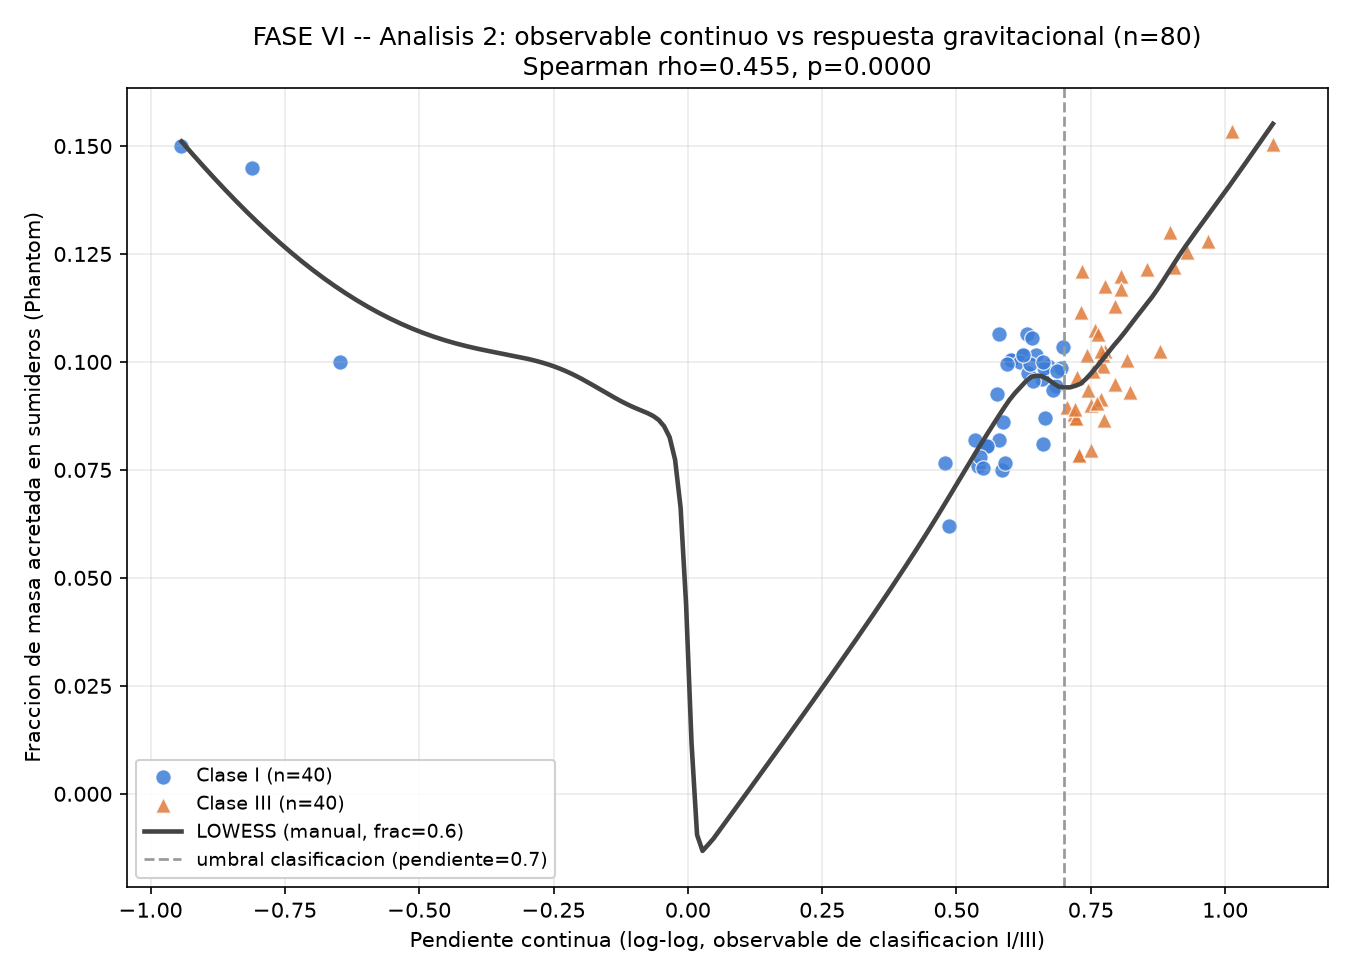

Here is the Python script that generated this plot:
"""
cs090_fase6_observable_continuo.py -- FASE VI, Analisis 2: observable continuo sin clases (F6-01).

Pregunta que responde este script: en vez de "es Clase I o Clase III" (un corte binario en pendiente=0.7),
la PENDIENTE CONTINUA (el numero real log(diam)-vs-log(N) del que depende la clasificacion) predice de
forma monotona la fraccion de masa acretada en Phantom?

PASO 1 -- JOIN VERIFICADO (la parte critica, documentada con cuidado porque esta linea de trabajo tuvo
al menos un bug real de colision de nombres de regla entre lotes -- ver
FASE5B_investigacion_8sumideros_y_escala_CS.md, seccion 2.1):

  Las 80 filas de cs090_fase5b_TOTAL_40pares.csv vienen de 4 "lotes" de origen distintos, cada uno con su
  propio CSV de reglas clasificadas (que SI tiene la columna 'pendiente'):
    - cs090_fase5_profundizar_a2b0c2_resumen.csv (seccion origen=='nueva_profundizar' unicamente -- la
      seccion 'original_barrido180' no tiene seed y no se usa para el join)
    - cs090_fase5b_candidatas_v2.csv
    - cs090_fase5b_candidatas_v3.csv
    - cs090_fase5b_candidatas_v4.csv

  Se verifico primero (ver salida de consola) que estos 4 CSVs, combinados, tienen 430 filas con 430
  SEEDS UNICOS -- CERO colisiones de seed entre lotes (el seed_base de cada lote esta separado por >90000
  del anterior, tal como documenta cada informe de Fase V-B). Por eso el JOIN SE HACE POR SEED, no por
  rule_id: el rule_id es justamente lo que colisiono en el bug documentado (dos reglas fisicamente
  distintas compartieron el mismo nombre 'A2-B0-C2-r2' etc. en un momento de la linea de trabajo), pero
  el seed nunca colisiono.

  Para cada una de las 80 filas de cs090_fase5b_TOTAL_40pares.csv:
    1. buscar su 'seed' en la tabla maestra combinada (430 filas de los 4 CSVs de origen).
    2. si el seed no aparece: fila invalida, razon='seed no encontrado en ningun CSV de origen'.
    3. si aparece: comparar K, kcap y clase de la fila de origen contra K, kcap y clase que YA estan en
       cs090_fase5b_TOTAL_40pares.csv para esa fila. Los TRES deben coincidir exactamente.
    4. si algo no coincide: fila invalida, razon describe que campo no calzo (no se adivina, se excluye).
    5. si todo coincide: fila valida, se le asigna la 'pendiente' del CSV de origen.

PASO 2 -- con las filas validas (idealmente las 80, se documenta cuantas quedaron fuera y por que):
  - Spearman (pendiente vs fraccion_masa_en_sumideros) y (pendiente vs kappa_v_agregado), sobre las 80 (o
    N validas) filas INDIVIDUALES, no sobre diferencias de pares.
  - Regresion polinomial grado 1 y grado 2 (numpy.polyfit) para ver si aparece curvatura relevante.
  - LOWESS (implementacion manual liviana, sin dependencia de statsmodels que no esta instalado en este
    entorno -- kernel tricubico local, span configurable) como suavizado no parametrico adicional.
  - Grafico pendiente (x) vs fraccion_masa_en_sumideros (y), coloreado por clase ORIGINAL (I/III), con
    linea vertical en el umbral de clasificacion (pendiente=0.7) y la curva LOWESS superpuesta.
  - Nota metodologica honesta: se reporta el rango de pendientes efectivamente cubierto por los 80 (o N
    validas) puntos, y si hay o no puntos cerca del umbral 0.7 (la pregunta "que tan bien cubierto esta
    el rango intermedio" es tan importante como el numero de Spearman).

No modifica ningun script/CSV existente (solo lectura). No corre Phantom. No declara cierre ni veredicto.
"""
import numpy as np
import pandas as pd
from scipy import stats
import matplotlib
matplotlib.use("Agg")
import matplotlib.pyplot as plt

BASE = "/Users/alexis/Desktop/RMD/Cosmolab/Cosmogenesis"
RUTA_TOTAL = f"{BASE}/cs090_fase5b_TOTAL_40pares.csv"
UMBRAL_CLASIFICACION = 0.7


def cargar_tabla_maestra():
    """Combina las 4 fuentes con columna 'pendiente', clave = seed (int). Verifica cero colisiones."""
    prof = pd.read_csv(f"{BASE}/cs090_fase5_profundizar_a2b0c2_resumen.csv")
    prof = prof[prof["origen"] == "nueva_profundizar"].copy()
    prof["seed"] = prof["seed"].astype(int)
    prof["fuente"] = "cs090_fase5_profundizar_a2b0c2_resumen.csv (nueva_profundizar)"

    v2 = pd.read_csv(f"{BASE}/cs090_fase5b_candidatas_v2.csv")
    v2["fuente"] = "cs090_fase5b_candidatas_v2.csv"
    v3 = pd.read_csv(f"{BASE}/cs090_fase5b_candidatas_v3.csv")
    v3["fuente"] = "cs090_fase5b_candidatas_v3.csv"
    v4 = pd.read_csv(f"{BASE}/cs090_fase5b_candidatas_v4.csv")
    v4["fuente"] = "cs090_fase5b_candidatas_v4.csv"

    cols = ["seed", "rule_id", "clase", "K", "kcap", "pendiente", "fuente"]
    maestra = pd.concat([prof[cols], v2[cols], v3[cols], v4[cols]], ignore_index=True)

    dup = maestra["seed"][maestra["seed"].duplicated()]
    assert dup.empty, f"COLISION DE SEED entre fuentes -- investigar antes de seguir: {dup.tolist()}"
    print(f"[tabla maestra] {len(maestra)} filas combinadas de 4 fuentes, seeds unicos: "
          f"{maestra['seed'].nunique()} -- sin colisiones, OK")
    return maestra.set_index("seed", drop=False)


def hacer_join(df_total, maestra):
    filas = []
    for _, row in df_total.iterrows():
        seed = int(row["seed"])
        registro = dict(
            par=row["par"], rule_id=row["rule_id"], clase=row["clase"], seed=seed,
            K_total=row["K"], kcap_total=row["kcap"],
            fraccion_masa_en_sumideros=row["fraccion_masa_en_sumideros"],
            kappa_v_agregado=row["kappa_v_agregado"],
            match_exacto_K_kcap=row["match_exacto_K_kcap"],
        )
        if seed not in maestra.index:
            registro.update(valido=False, razon="seed no encontrado en ningun CSV de origen",
                             pendiente=np.nan, fuente=None)
            filas.append(registro)
            continue

        origen = maestra.loc[seed]
        if isinstance(origen, pd.DataFrame):
            # no deberia pasar (ya verificamos seeds unicos), pero por robustez:
            registro.update(valido=False, razon="seed con multiples filas de origen (inesperado)",
                             pendiente=np.nan, fuente=None)
            filas.append(registro)
            continue

        problemas = []
        if int(origen["K"]) != int(row["K"]):
            problemas.append(f"K difiere (total={row['K']}, origen={origen['K']})")
        if int(origen["kcap"]) != int(row["kcap"]):
            problemas.append(f"kcap difiere (total={row['kcap']}, origen={origen['kcap']})")
        if str(origen["clase"]) != str(row["clase"]):
            problemas.append(f"clase difiere (total={row['clase']}, origen={origen['clase']})")

        if problemas:
            registro.update(valido=False, razon="; ".join(problemas),
                             pendiente=np.nan, fuente=origen["fuente"])
        else:
            registro.update(valido=True, razon="OK", pendiente=float(origen["pendiente"]),
                             fuente=origen["fuente"])
        filas.append(registro)
    return pd.DataFrame(filas)


def lowess_manual(x, y, frac=0.6, n_puntos=200):
    """LOWESS liviano (kernel tricubico local, grado 1) -- statsmodels no esta instalado en este venv."""
    orden = np.argsort(x)
    x_o, y_o = x[orden], y[orden]
    n = len(x_o)
    k = max(3, int(np.ceil(frac * n)))
    x_eval = np.linspace(x_o.min(), x_o.max(), n_puntos)
    y_eval = np.empty(n_puntos)
    for i, x0 in enumerate(x_eval):
        d = np.abs(x_o - x0)
        idx_vecinos = np.argsort(d)[:k]
        d_k = d[idx_vecinos]
        h = d_k.max() if d_k.max() > 0 else 1.0
        w = (1 - (d_k / h) ** 3) ** 3
        w = np.clip(w, 0, None)
        X = np.vstack([np.ones(k), x_o[idx_vecinos]]).T
        W = np.diag(w)
        try:
            beta = np.linalg.lstsq(W @ X, W @ y_o[idx_vecinos], rcond=None)[0]
            y_eval[i] = beta[0] + beta[1] * x0
        except np.linalg.LinAlgError:
            y_eval[i] = np.average(y_o[idx_vecinos], weights=w)
    return x_eval, y_eval


def analizar_metrica(dfv, metrica, nombre_corto):
    x = dfv["pendiente"].to_numpy()
    y = dfv[metrica].to_numpy()
    rho, p_rho = stats.spearmanr(x, y)

    # regresion lineal y cuadratica (numpy.polyfit) + R^2
    def r2(yhat):
        ss_res = np.sum((y - yhat) ** 2)
        ss_tot = np.sum((y - y.mean()) ** 2)
        return 1 - ss_res / ss_tot

    c1 = np.polyfit(x, y, 1)
    yhat1 = np.polyval(c1, x)
    r2_1 = r2(yhat1)

    c2 = np.polyfit(x, y, 2)
    yhat2 = np.polyval(c2, x)
    r2_2 = r2(yhat2)

    print(f"\n--- {metrica} (n={len(x)}) ---")
    print(f"Spearman rho={rho:.4f}, p={p_rho:.6f}")
    print(f"Lineal: y = {c1[1]:.4f} + {c1[0]:.4f}*x | R^2={r2_1:.4f}")
    print(f"Cuadratico: y = {c2[2]:.4f} + {c2[1]:.4f}*x + {c2[0]:.4f}*x^2 | R^2={r2_2:.4f} "
          f"(mejora sobre lineal: {r2_2 - r2_1:+.4f})")

    return dict(metrica=metrica, n=len(x), spearman_rho=rho, spearman_p=p_rho,
                lineal_intercepto=c1[1], lineal_pendiente=c1[0], lineal_R2=r2_1,
                cuadratico_c0=c2[2], cuadratico_c1=c2[1], cuadratico_c2=c2[0], cuadratico_R2=r2_2,
                mejora_R2_cuadratico_vs_lineal=r2_2 - r2_1)


def graficar(dfv, resumen_fraccion, ruta_png):
    x = dfv["pendiente"].to_numpy()
    y = dfv["fraccion_masa_en_sumideros"].to_numpy()
    x_low, y_low = lowess_manual(x, y, frac=0.6)

    fig, ax = plt.subplots(figsize=(9, 6.5))
    for clase, color, marker in [("I", "#3b7dd8", "o"), ("III", "#e07b39", "^")]:
        sub = dfv[dfv["clase"] == clase]
        ax.scatter(sub["pendiente"], sub["fraccion_masa_en_sumideros"],
                   label=f"Clase {clase} (n={len(sub)})", color=color, marker=marker,
                   s=55, alpha=0.85, edgecolor="white", linewidth=0.6)

    ax.plot(x_low, y_low, color="#444444", linewidth=2.2, label="LOWESS (manual, frac=0.6)")
    ax.axvline(UMBRAL_CLASIFICACION, color="#999999", linestyle="--", linewidth=1.3,
               label=f"umbral clasificacion (pendiente={UMBRAL_CLASIFICACION})")

    ax.set_xlabel("Pendiente continua (log-log, observable de clasificacion I/III)")
    ax.set_ylabel("Fraccion de masa acretada en sumideros (Phantom)")
    ax.set_title(
        f"FASE VI -- Analisis 2: observable continuo vs respuesta gravitacional (n={len(dfv)})\n"
        f"Spearman rho={resumen_fraccion['spearman_rho']:.3f}, p={resumen_fraccion['spearman_p']:.4f}"
    )
    ax.legend(loc="best", fontsize=9, framealpha=0.9)
    ax.grid(alpha=0.25)
    fig.tight_layout()
    fig.savefig(ruta_png, dpi=150)
    print(f"\n[guardado] {ruta_png}")


def main():
    df_total = pd.read_csv(RUTA_TOTAL)
    maestra = cargar_tabla_maestra()
    joined = hacer_join(df_total, maestra)

    n_validas = int(joined["valido"].sum())
    n_invalidas = len(joined) - n_validas
    print(f"\n[join] {n_validas}/{len(joined)} filas validas (K, kcap y clase coinciden entre "
          f"TOTAL_40pares y el CSV de origen). {n_invalidas} filas excluidas.")
    if n_invalidas:
        print("[filas excluidas]")
        print(joined[~joined["valido"]][["par", "rule_id", "seed", "razon"]].to_string(index=False))

    ruta_join_csv = f"{BASE}/cs090_fase6_pendientes_unidas.csv"
    joined.to_csv(ruta_join_csv, index=False)
    print(f"[guardado] {ruta_join_csv}")

    dfv = joined[joined["valido"]].copy()

    # cobertura del rango de pendientes -- nota metodologica honesta
    print(f"\n[cobertura de pendiente] min={dfv['pendiente'].min():.4f} max={dfv['pendiente'].max():.4f}")
    banda = 0.05
    cerca_umbral = dfv[(dfv["pendiente"] >= UMBRAL_CLASIFICACION - banda) &
                        (dfv["pendiente"] <= UMBRAL_CLASIFICACION + banda)]
    print(f"[cobertura de pendiente] puntos dentro de +-{banda} del umbral {UMBRAL_CLASIFICACION}: "
          f"{len(cerca_umbral)}/{len(dfv)}")
    print("[distribucion por clase, resumen de pendiente]")
    print(dfv.groupby("clase")["pendiente"].describe()[["count", "min", "25%", "50%", "75%", "max"]]
          .to_string())

    resumen_fraccion = analizar_metrica(dfv, "fraccion_masa_en_sumideros", "fraccion")
    resumen_kappa = analizar_metrica(dfv, "kappa_v_agregado", "kappa_v")

    resumen = pd.DataFrame([resumen_fraccion, resumen_kappa])
    ruta_resumen_csv = f"{BASE}/cs090_fase6_observable_continuo_resumen.csv"
    resumen.to_csv(ruta_resumen_csv, index=False)
    print(f"\n[guardado] {ruta_resumen_csv}")

    ruta_png = f"{BASE}/cs090_fase6_observable_continuo.png"
    graficar(dfv, resumen_fraccion, ruta_png)


if __name__ == "__main__":
    main()
